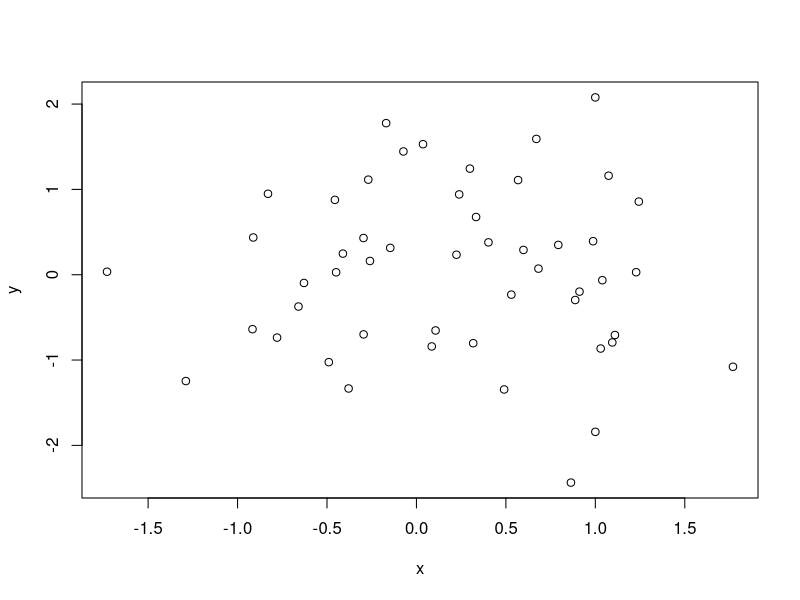
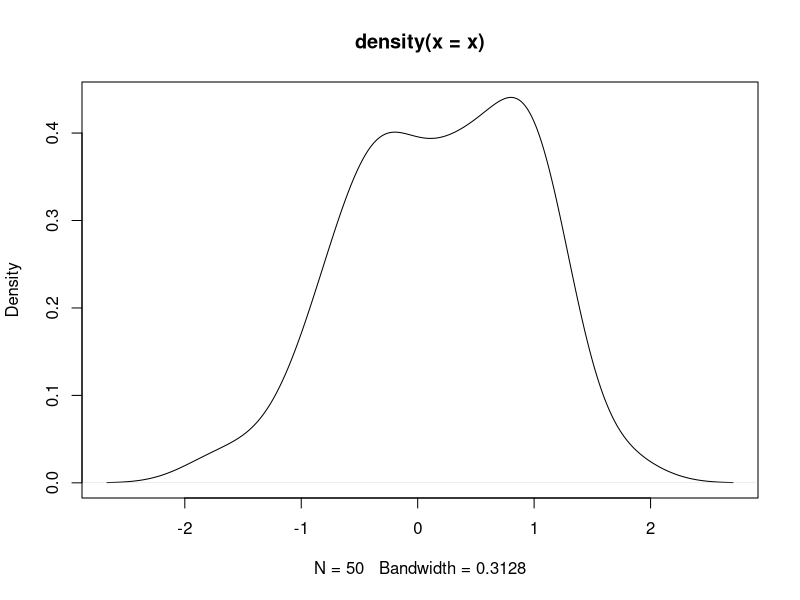

The R source for these figures, in order:
## Emacs: -*- coding: utf-8; fill-column: 62; comment-column: 27; -*-

### Générer deux vecteurs de nombres pseudo-aléatoires issus
### d'une loi normale centrée réduite.
x <- rnorm(50)
y <- rnorm(x)

### Graphique des couples (x, y).
plot(x, y)

### Graphique d'une approximation de la densité du vecteur x.
plot(density(x))

### Générer la suite 1, 2, ..., 10.
1:10

### La fonction 'seq' sert à générer des suites plus générales.
seq(from = -5, to = 10, by = 3)
seq(from = -5, length = 10)

### La fonction 'rep' sert à répéter des valeurs.
rep(1, 5)        # répéter 1 cinq fois
rep(1:5, 5)      # répéter le vecteur 1,...,5 cinq fois
rep(1:5, each = 5) # répéter chaque élément du vecteur cinq fois

### Arithmétique vectorielle.
v <- 1:12        # initialisation d'un vecteur
v + 2            # additionner 2 à chaque élément de v
v * -12:-1       # produit élément par élément
v + 1:3          # le vecteur le plus court est recyclé

### Vecteur de nombres uniformes sur l'intervalle [1, 10].
v <- runif(12, min = 1, max = 10)
v

### Pour afficher le résultat d'une affectation, placer la
### commande entre parenthèses.
( v <- runif(12, min = 1, max = 10) )

### Arrondi des valeurs de v à l'entier près.
( v <- round(v) )

### Créer une matrice 3 x 4 à partir des valeurs de
### v. Remarquer que la matrice est remplie par colonne.
( m <- matrix(v, nrow = 3, ncol = 4) )

### Les opérateurs arithmétiques de base s'appliquent aux
### matrices comme aux vecteurs.
m + 2
m * 3
m ^ 2

### Éliminer la quatrième colonne afin d'obtenir une matrice
### carrée.
( m <- m[,-4] )

### Transposée et inverse de la matrice m.
t(m)
solve(m)

### Produit matriciel.
m %*% m               # produit de m avec elle-même
m %*% solve(m)        # produit de m avec son inverse
round(m %*% solve(m)) # l'arrondi donne la matrice identité

### Consulter la rubrique d'aide de la fonction 'solve'.
?solve

### Liste des objets dans l'espace de travail.
ls()

### Nettoyage.
rm(x, y, v, m)
